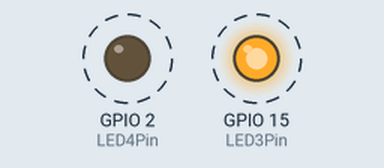
This sketch was run on a simulated ESP32. Shown: output pins drawn as LEDs (lit = HIGH). Dashed ring = blinking. What the sketch prints to the serial monitor is not drawn.

Above: at 0.5 s.
Timing chart, 0 to 5.8 s (numbered marks = the images above):
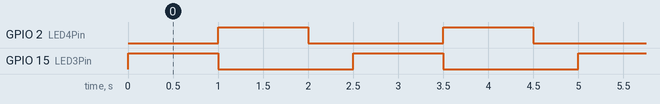

Measured:
- by itself, GPIO 2 (LED4Pin), GPIO 15 (LED3Pin): alternates HIGH for 1.0 s and LOW for 1.5 s
- by itself, everything shown: repeats every 2.5 s, in 3 steps

The sketch:

ESP32-EASY-PROTO_LEDS.ino
```cpp
// Define the pins connected to the LEDs
const int LED3Pin = 15; // GPIO 15, Blue LED
const int LED4Pin = 2;  // GPIO 2, Red LED

void setup() {
  // Initialize serial communication at 115200 baud rate
  Serial.begin(115200);

  // Configure the LED pins as outputs
  pinMode(LED3Pin, OUTPUT);
  pinMode(LED4Pin, OUTPUT);

  // Start with LEDs turned off
  digitalWrite(LED3Pin, LOW);
  digitalWrite(LED4Pin, LOW);
}

void loop() {
  // Turn on the blue LED
  Serial.println("Turning on the blue LED (LED3)");
  digitalWrite(LED3Pin, HIGH);
  delay(1000); // Keep the blue LED on for 1 second

  // Turn off the blue LED
  Serial.println("Turning off the blue LED (LED3)");
  digitalWrite(LED3Pin, LOW);

  // Turn on the red LED
  Serial.println("Turning on the red LED (LED4)");
  digitalWrite(LED4Pin, HIGH);
  delay(1000); // Keep the red LED on for 1 second

  // Turn off the red LED
  Serial.println("Turning off the red LED (LED4)");
  digitalWrite(LED4Pin, LOW);

  // Add a small delay to avoid overwhelming the serial output
  delay(500);
}
```
